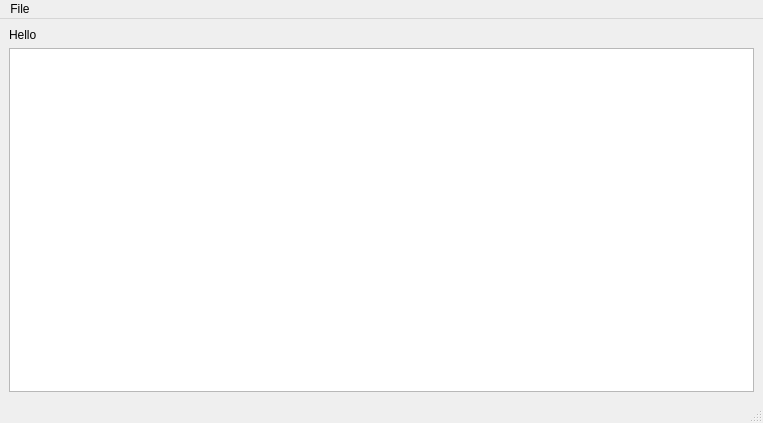
<?xml version="1.0" encoding="UTF-8"?>
<ui version="4.0">
 <class>MainWindow</class>
 <widget class="QMainWindow" name="MainWindow">
  <property name="geometry">
   <rect>
    <x>0</x>
    <y>0</y>
    <width>763</width>
    <height>423</height>
   </rect>
  </property>
  <property name="windowTitle">
   <string>MainWindow</string>
  </property>
  <widget class="QWidget" name="centralwidget">
   <layout class="QVBoxLayout" name="verticalLayout">
    <item>
     <widget class="QLabel" name="label">
      <property name="text">
       <string>Hello</string>
      </property>
     </widget>
    </item>
    <item>
     <widget class="QListWidget" name="logList">
      <property name="resizeMode">
       <enum>QListView::Fixed</enum>
      </property>
     </widget>
    </item>
   </layout>
  </widget>
  <widget class="QMenuBar" name="menubar">
   <property name="geometry">
    <rect>
     <x>0</x>
     <y>0</y>
     <width>763</width>
     <height>20</height>
    </rect>
   </property>
   <widget class="QMenu" name="menuFile">
    <property name="title">
     <string>File</string>
    </property>
    <addaction name="actionExit"/>
   </widget>
   <addaction name="menuFile"/>
  </widget>
  <widget class="QStatusBar" name="statusbar"/>
  <action name="actionExit">
   <property name="text">
    <string>Exit</string>
   </property>
  </action>
 </widget>
 <layoutdefault spacing="6" margin="9"/>
 <resources/>
 <connections/>
 <designerdata>
  <property name="gridDeltaX">
   <number>10</number>
  </property>
  <property name="gridDeltaY">
   <number>10</number>
  </property>
  <property name="gridSnapX">
   <bool>true</bool>
  </property>
  <property name="gridSnapY">
   <bool>true</bool>
  </property>
  <property name="gridVisible">
   <bool>true</bool>
  </property>
 </designerdata>
</ui>
